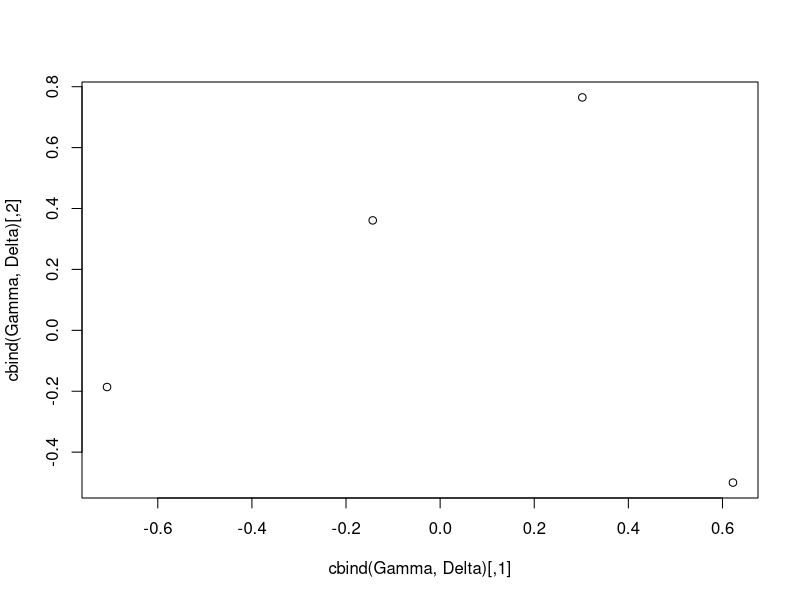

Write the R code that produced this figure.
#
# Correspondence Analysis
# Author: galaa
# Created on 2016/03/19 07:49:41
#

# Data 1

tab <- matrix(c(11, 4, 2, 6), nrow = 2, ncol = 2, byrow = TRUE);
dimnames(tab) <- list(c("High", "Low"), c("Yes", "No"));
names(dimnames(tab)) <- c("Cholesterin", "Heart_Disease");
print(tab);

# Data 2

tab <- matrix(c(32, 53, 10, 3, 11, 50, 10, 30, 10, 25, 7, 5, 3, 15, 7, 8), nrow = 4, ncol = 4, byrow = TRUE);
dimnames(tab) <- list(c("хүрэн", "цэнхэр", "бор", "ногоон"), c("хар", "хүрэн", "улаан", "цайвар"));
names(dimnames(tab)) <- c("Нүд", "Үс");
print(tab);

# Convert to dataframe

library(epitools);
Dataframe <- expand.table(tab);
print(Dataframe);

# C matrix

m = nrow(tab);
n = ncol(tab);

C <- E <- matrix(rep(c(0), n*m), nrow = m, ncol = n);
for (i in 1:m) {
  for (j in 1:n) {
    E[i,j] <- sum(tab[i,]) * sum(tab[,j]) / sum(tab);
  }
}
print(E);
for (i in 1:m) {
  for (j in 1:n) {
    C[i,j] <- (tab[i,j] - E[i,j]) / sqrt(E[i,j]);
  }
}
print(C);

# svd

library(expm);
R = rankMatrix(C);

C. <- svd(C, nu = R, nv = R);
print(C.);
Gamma <- C.$u; Lambda <- C.$d[1:R]; Delta <- C.$v;

plot(cbind(Gamma, Delta));

# A and B matrix

A = c();
for (i in 1:m) {
  A <- c(A, sum(tab[i,]));
}
A = diag(A);
print(A);

B = c();
for (j in 1:n) {
  B <- c(B, sum(tab[,j]));
}
B = diag(B);
print(B);

# a and b vectors

a = A %*% rep(c(1), m);
t(C) %*% sqrt(a);

b = B %*% rep(c(1), n);
C %*% sqrt(b);

# tr(CC^T)

library(psych);
tr(C %*% t(C));
Lambda^2;

# r and s

library(expm); library(MASS);

r <- c();
for (k in 1:R) {
  r <- cbind(r, Lambda[k] * sqrtm(ginv(A)) %*% Gamma[,k]);
}
print(r);

s <- c();
for (k in 1:R) {
  s <- cbind(s, Lambda[k] * sqrtm(ginv(B)) %*% Delta[,k]);
}
print(s);

t(r) %*% a;

t(s) %*% b;

# Contributions

C_row = c();
for (k in 1:R) {
  t = c();
  for (i in 1:m) {
    t = cbind(t, A[i,i] * r[i,k]^2 / Lambda[k]^2);
  }
  C_row = rbind(C_row, t);
}
print(C_row);

C_col = c();
for (k in 1:R) {
  t = c();
  for (j in 1:n) {
    t = cbind(t, B[j,j] * s[j,k]^2 / Lambda[k]^2);
  }
  C_col = rbind(C_col, t);
}
print(C_col);
